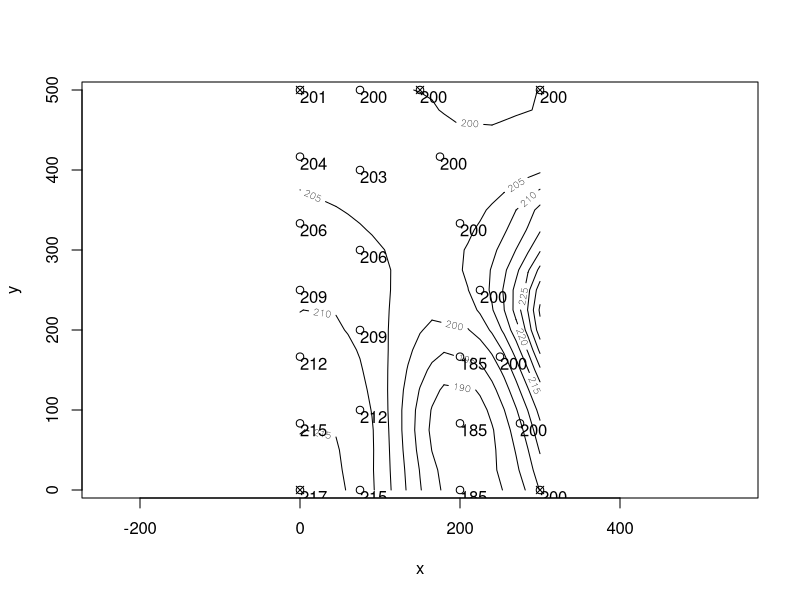

Generate this figure with R:
genertopo <- function(length = 500, width=300, height=200, perc=4, east.dist = 50) {
    road.end <- height + perc * length/100
    ## Corner points: lowerleft, lower right, upper left, upper right.
    corner.df  <-  data.frame(x = c(0, width, 0, width),
                              y = c(0, 0, length, length),
                              z = c(road.end + perc * (width/4)/100,
                                    height + rnorm(1, sd = 2),
                                    height + rnorm(1, sd = 3), height
                                    )
                              )
    ## Neutral line at quarter of width from bottom to top
    neutr.points = 6
    neutr.df <- data.frame(x = rep(width/4, neutr.points),
                           y = seq(0, length, length.out = neutr.points),
                           z = seq(road.end, height, length.out = neutr.points)
                           )
    ## Edge points
    edge.points <- 5
    corner.idx  <- c(1, edge.points + 2)# Corner index to remove
    ## y from south to north
    edge.y  <- seq(0,
                   length,
                   length.out = edge.points + 2)[-corner.idx]
    ## East edge moves easter only southest point removed
    east.x  <- seq(width,
                   width - east.dist,
                   length.out = edge.points + 2)[-corner.idx[1]]
    ## Only south east corner removed from z
    east.df <- data.frame(x = east.x,
                          y = c(edge.y, length), # Northern edge added
                          z = seq(corner.df[2, "z"],
                                  height,
                                  length.out = edge.points + 2)[-corner.idx[1]]
                          )
    ## West edge
    west.df <- data.frame(x = rep(0, edge.points),
                          y = edge.y,
                          z = seq(corner.df[1, "z"],
                                  corner.df[3, "z"],
                                  length.out = edge.points + 2)[-corner.idx]
                          )
    ## Divider between planned and ori road
    div.points = 3
    divider.df <- data.frame(x = rep(2 * width/3, div.points),
                             y = seq(0, length/3, length.out = div.points),
                             z = rep(height - perc * length/100, div.points)
                             )
    result <- rbind(corner.df, neutr.df, east.df, west.df, divider.df)
    cbind(result, dat = c(rep(T, 4), # corner points
                          rep(F, neutr.points),
                          rep(F, edge.points),
                          T,
                          rep(F, edge.points),
                          rep(F, div.points)
                          )
          )
}

topo <- genertopo(perc=3, east.dist = 150)

topo.loess <- loess(z ~ x * y, topo,span=0.5, normalize=F)
topo.ma <- list(x=seq(0,300,length.out=21),y=seq(0,500,length.out = 21))
topo.lo <- predict(topo.loess, expand.grid(topo.ma), se=T)
library(MASS)
eqscplot(topo.ma, typ="n")
contour(topo.ma$x, topo.ma$y, topo.lo$fit, add=T)
points(topo[,1:2])
text(topo[,"x"], topo[,"y"], round(topo[,"z"]), adj=c(0,1))
points(topo[topo$dat, c("x","y")], pch = 4)
